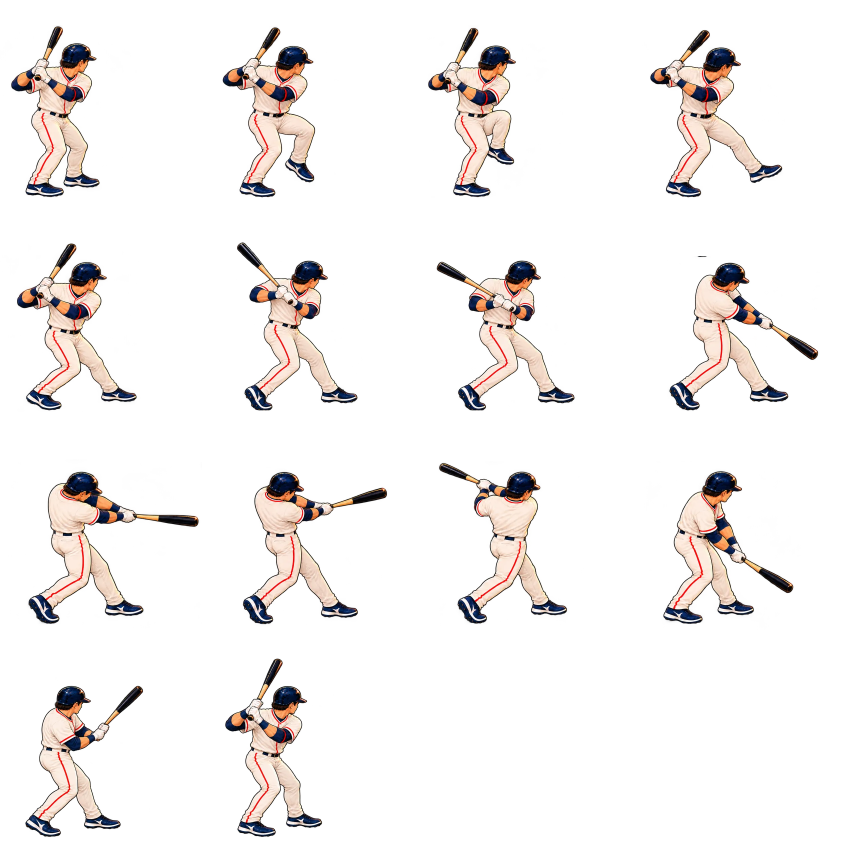
#> input picture assets/production-art/landscape-cinema/batter-atlas.webp, 2560 x 2560 px, given in place of batter-keys.png, which was not available (shown at 1/3 size); the run also reads 1 picture not shown here
$ python build-landscape-cinema-atlas.py
#> lines starting #> are read from the running program, lines starting #| are printed output that depends on the picture; pictures that were not available may be replaced by others from this repository, and a replacement may not be noted
"""Pack authored image_gen drawings. Only crop/register/resize/encode; no limb warps or fabricated motion."""
from pathlib import Path
from PIL import Image
import json,hashlib,numpy as np
ROOT=Path(__file__).resolve().parents[1];OUT=ROOT/'assets/production-art/landscape-cinema';SRC=OUT/'source'
def source(name):return SRC/name
# Artist-reviewed isolated regions. Some bats cross a nominal source grid edge.
batter=[
 ('ready','batter-keys.png',(0,0,512,520),65),
 ('half-load','batter-bridges.png',(0,0,512,520),63),
 ('load','batter-keys.png',(512,0,1024,520),64),
 ('stride','batter-bridges.png',(512,0,1024,520),63),
 ('plant','batter-keys.png',(1024,0,1536,520),64),
 ('hip-drive','batter-drive.png',(0,0,631,623),80),
 ('barrel-lag','batter-drive.png',(631,0,1262,623),80),
 ('downswing','batter-drive.png',(0,623,695,1246),15),
 ('contact','batter-keys.png',(0,520,596,1024),40),
 ('early-follow','batter-bridges.png',(596,520,1060,1024),20),
 ('follow','batter-keys.png',(596,520,1024,1024),35),
 ('recover','batter-keys.png',(1024,520,1536,1024),35),
 ('return-low','batter-return.png',(0,0,887,887),145),
 ('return-high','batter-return.png',(887,0,1774,887),145),
]
pitcher=[
 ('set','pitcher-poses.png',(0,0,512,768),18,(148,753)),
 ('release','pitcher-poses.png',(512,0,1024,768),96,(165,650)),
 ('follow','pitcher-poses.png',(0,768,600,1536),22,(193,723)),
 ('fatigue','pitcher-poses.png',(600,768,1024,1536),22,(86,703)),
 ('coil','../mockup-v1-intake/pitcher-home.webp',(0,0,1024,1536),45,(595,1495)),
]
def sha(path):return hashlib.sha256(path.read_bytes()).hexdigest()
def build(items,who,cell,cols,anchor,body_height,world_body,world_foot):
#> called with who = 'batter', cell = 640, cols = 4, anchor = (150, 590), body_height = 450, world_body = 569, world_foot = (520, 909)
 rows=(len(items)+cols-1)//cols;atlas=Image.new('RGBA',(cell*cols,cell*rows));frames=[];contact=None
#> after `atlas = Image.new('RGBA', (cell * cols, cell * rows))`: atlas: PIL image 2560x2560 RGBA; every value is 0
 for i,item in enumerate(items):
  name,file,box,head,*fixed=item
  path=(OUT/file if file.startswith('../') else source(file)).resolve()
  im=Image.open(path).convert('RGBA').crop(box);alpha=np.asarray(im.getchannel('A'));yy,xx=np.where(alpha>160)
#> after `im = Image.open(path).convert('RGBA').crop(box)`:
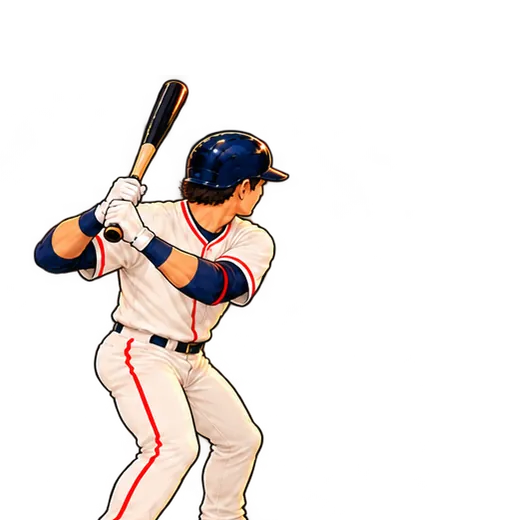
#> im: PIL image 512x520 RGBA; mean R, G, B, A 46.7, 39.8, 35.6, 51.5; transparent parts drawn white
#> after `alpha = np.asarray(im.getchannel('A'))`:
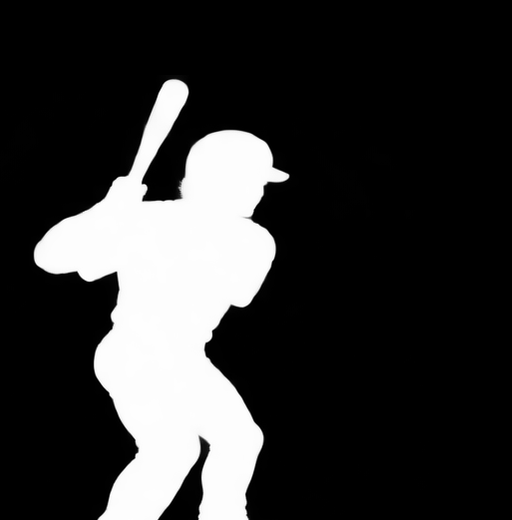
#> alpha: shape (520, 512); min 0, max 255, mean 51.5
  if fixed:foot=fixed[0]
  else:
   bottom=int(yy.max());ys,xs=np.where((alpha>160)&(np.indices(alpha.shape)[0]>=bottom-4));foot=(float(np.median(xs)),bottom)
#> after `bottom = int(yy.max())`: bottom = 519
#> after `ys, xs = np.where((alpha > 160) & (np.indices(alpha.shape)[0] >= botto`: ys = 541 values from 515 to 519; xs = 541 values, max 247 at index 431, min 98 at index 432, mean 170.9
#> after `foot = (float(np.median(xs)), bottom)`: foot = (153, 519)
  scale=body_height/(foot[1]-head);pos=(round(anchor[0]-foot[0]*scale),round(anchor[1]-foot[1]*scale))
#> after `scale = body_height / (foot[1] - head)`: scale = 0.991
#> after `pos = (round(anchor[0] - foot[0] * scale), round(anchor[1] - foot[1] *`: pos = (-2, 76)
  fitted=im.resize((round(im.width*scale),round(im.height*scale)),Image.Resampling.LANCZOS)
  frame=Image.new('RGBA',(cell,cell));frame.alpha_composite(fitted,pos)
#> after `frame = Image.new('RGBA', (cell, cell))`: frame: PIL image 640x640 RGBA; every value is 0
#> after `frame.alpha_composite(fitted, pos)`:
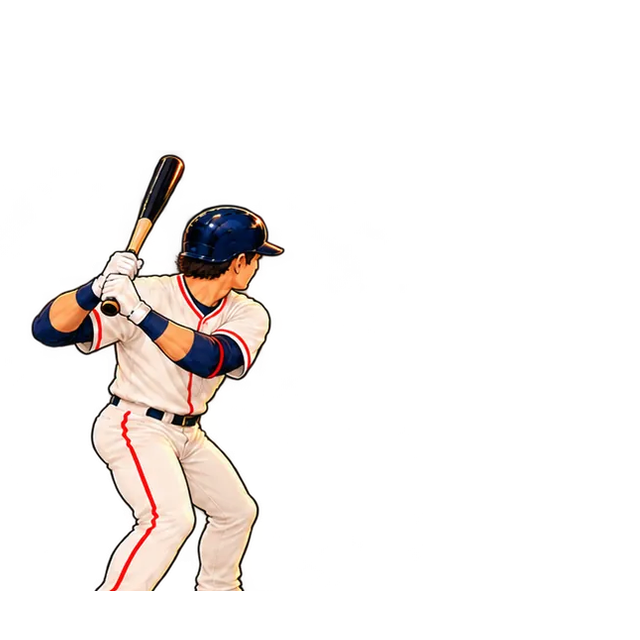
#> frame: PIL image 640x640 RGBA; mean R, G, B, A 27.1, 23, 20.5, 32.9; transparent parts drawn white
  # No trimming/cutting of the registered drawing at runtime cell boundary.
  bb=frame.getchannel('A').point(lambda a:255 if a>160 else 0).getbbox()
#> bb = (32, 155, 284, 591)
  if bb and (bb[0]<=0 or bb[1]<=0 or bb[2]>=cell or bb[3]>=cell):raise ValueError((who,name,'cell clipping',bb))
  atlas.alpha_composite(frame,((i%cols)*cell,(i//cols)*cell))
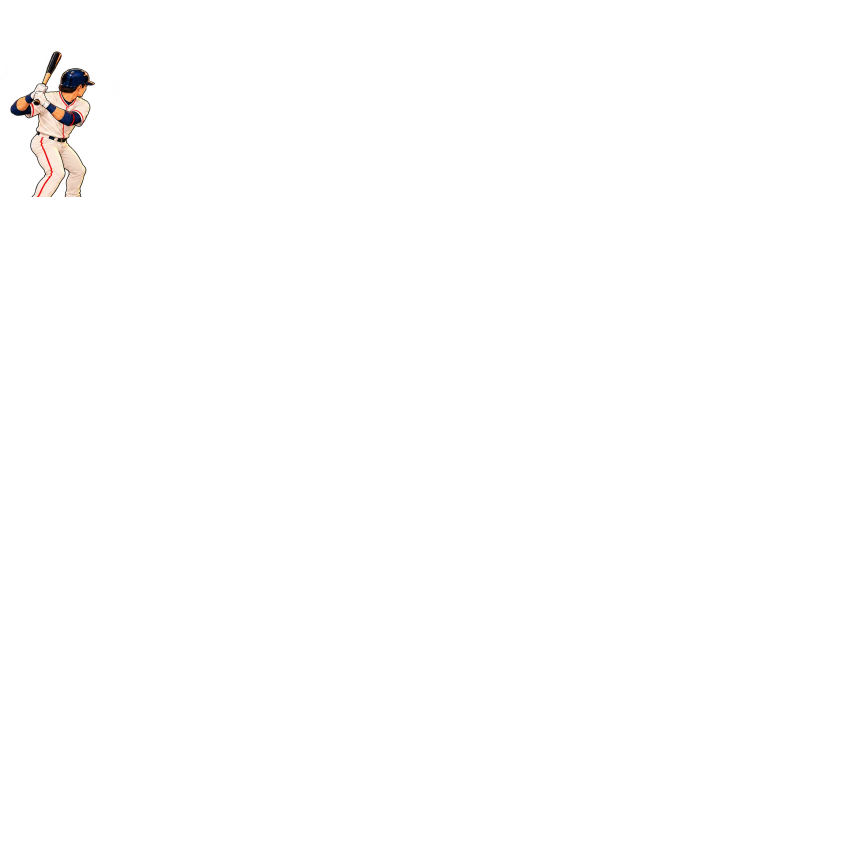
#> atlas: PIL image 2560x2560 RGBA (shown at 1/3 size); mean R, G, B, A 1.7, 1.4, 1.3, 2.1; transparent parts drawn white
  f={'id':i,'name':name,'source':str(path.relative_to(ROOT)),'crop':list(box),'sourceFoot':list(foot),'sourceHeadY':head,'scale':scale,'registration':list(pos),'foot':list(anchor),'alphaBounds':list(bb)}
  if who=='batter' and name=='contact':
   point=(485-box[0],690-box[1]);contact={'x':pos[0]+point[0]*scale,'y':pos[1]+point[1]*scale};f['contact']=contact
  if who=='pitcher' and name=='release':
   point=(562-box[0],34-box[1]);contact={'x':pos[0]+point[0]*scale,'y':pos[1]+point[1]*scale};f['release']=contact
  frames.append(f)
 # Source atlas preserved losslessly; runtime uses a budgeted WebP derivative.
 atlas.save(OUT/(who+'-atlas.png'))
 atlas.save(OUT/(who+'-atlas.webp'),format='WEBP',quality=80,method=6,exact=False)
 return {'file':who+'-atlas.webp','sourceWidth':cell,'sourceHeight':cell,'columns':cols,'rows':rows,'frames':frames,'anchor':{'x':anchor[0],'y':anchor[1]},'worldFoot':{'x':world_foot[0],'y':world_foot[1]},'worldHeight':cell*world_body/body_height,'event':contact,'runtimeBytes':(OUT/(who+'-atlas.webp')).stat().st_size,'sha256':sha(OUT/(who+'-atlas.webp'))}
#> (the run stopped early here; a loop or call above may not have finished)
